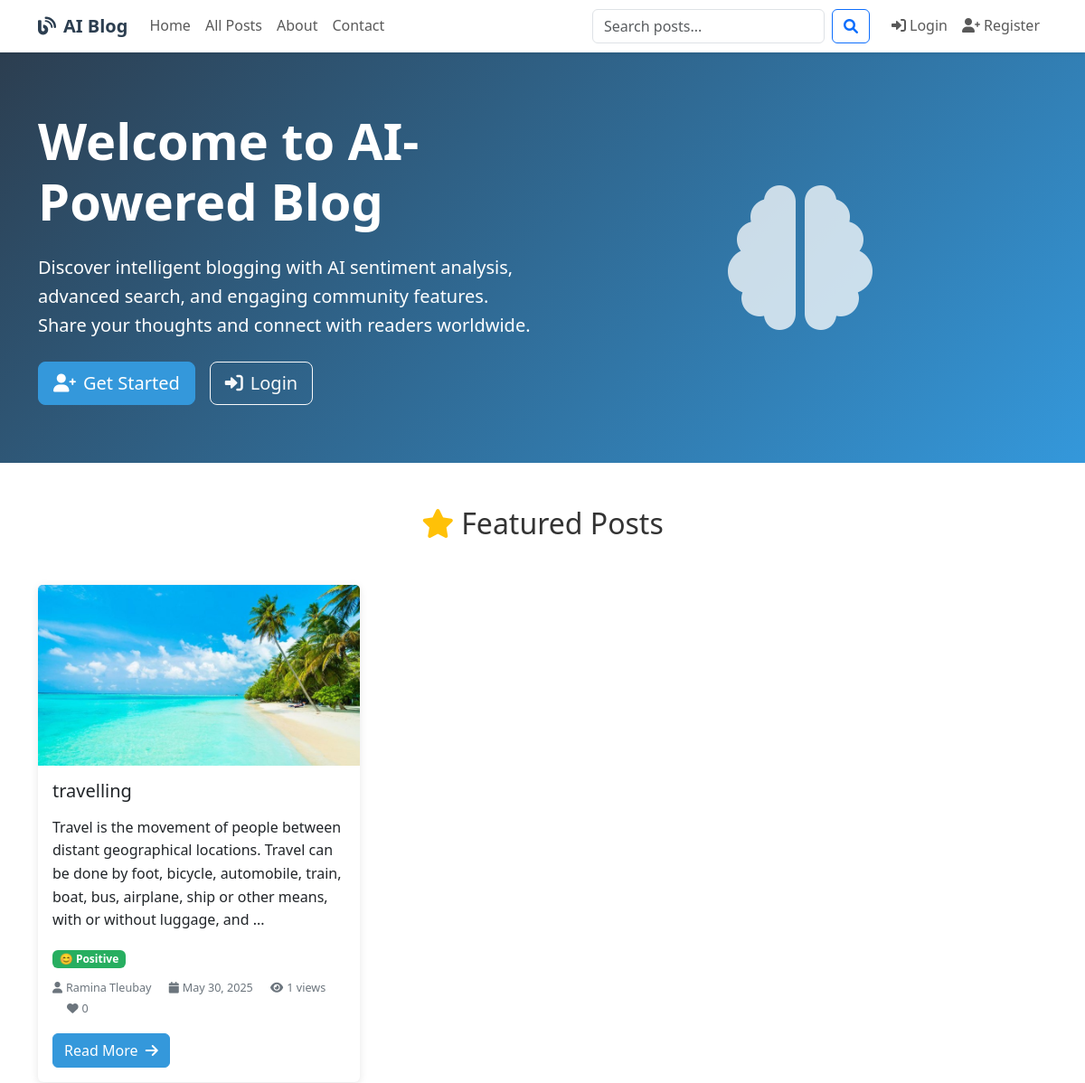
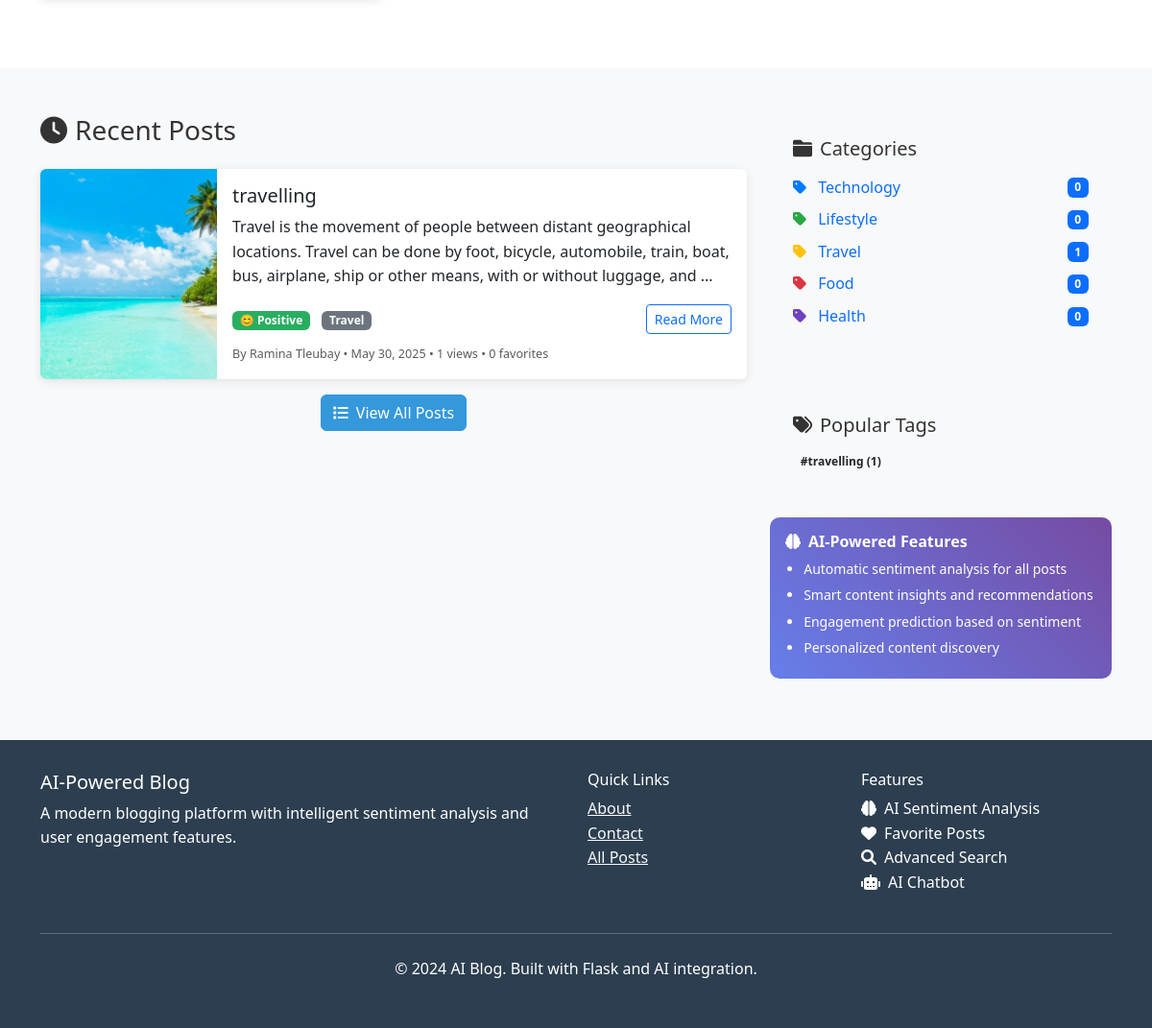
The page / on the database its author committed (2 pictures, top to bottom).
### models.py (models this page shows, shortened)
class BlogPost(db.Model):
    id = db.Column(db.Integer, primary_key=True)
    title = db.Column(db.String(200), nullable=False)
    content = db.Column(db.Text, nullable=False)
    summary = db.Column(db.String(500))
    featured_image = db.Column(db.String(200))
    created_at = db.Column(db.DateTime, default=datetime.utcnow)
    updated_at = db.Column(db.DateTime, default=datetime.utcnow, onupdate=datetime.utcnow)
    published = db.Column(db.Boolean, default=True)
    views = db.Column(db.Integer, default=0)
    sentiment_score = db.Column(db.Float)  # -1 to 1 (negative to positive)
    sentiment_label = db.Column(db.String(20))  # 'positive', 'negative', 'neutral'
    sentiment_confidence = db.Column(db.Float)  # 0 to 1
    user_id = db.Column(db.Integer, db.ForeignKey('user.id'), nullable=False)
    category_id = db.Column(db.Integer, db.ForeignKey('category.id'))
    comments = db.relationship('Comment', backref='post', lazy='dynamic', cascade='all, delete-orphan')
    favorites = db.relationship('Favorite', backref='post', lazy='dynamic', cascade='all, delete-orphan')
    tags = db.relationship('Tag', secondary='post_tags', back_populates='posts')
    def get_sentiment_emoji(self):
        if self.sentiment_label == 'positive':
            return '😊'
        elif self.sentiment_label == 'negative':
            return '😔'
        else:
            return '😐'
    def get_favorite_count(self):
        try:
            return self.favorites.count()
        except Exception as e:
            print(f"Error getting favorite count: {e}")
            return 0

class User(UserMixin, db.Model):
    id = db.Column(db.Integer, primary_key=True)
    username = db.Column(db.String(80), unique=True, nullable=False)
    email = db.Column(db.String(120), unique=True, nullable=False)
    password_hash = db.Column(db.String(120), nullable=False)
    first_name = db.Column(db.String(50), nullable=False)
    last_name = db.Column(db.String(50), nullable=False)
    bio = db.Column(db.Text)
    profile_image = db.Column(db.String(200), default='default.jpg')
    created_at = db.Column(db.DateTime, default=datetime.utcnow)
    is_active = db.Column(db.Boolean, default=True)
    posts = db.relationship('BlogPost', backref='author', lazy='dynamic', cascade='all, delete-orphan')
    comments = db.relationship('Comment', backref='author', lazy='dynamic', cascade='all, delete-orphan')
    favorites = db.relationship('Favorite', backref='user', lazy='dynamic', cascade='all, delete-orphan')
    def get_full_name(self):
        return f"{self.first_name} {self.last_name}"

class Category(db.Model):
    id = db.Column(db.Integer, primary_key=True)
    name = db.Column(db.String(50), unique=True, nullable=False)
    description = db.Column(db.Text)
    color = db.Column(db.String(7), default='#007bff')  # Hex color
    posts = db.relationship('BlogPost', backref='category', lazy='dynamic')

class Tag(db.Model):
    id = db.Column(db.Integer, primary_key=True)
    name = db.Column(db.String(30), unique=True, nullable=False)
    posts = db.relationship('BlogPost', secondary='post_tags', back_populates='tags')

### blueprints/main.py (the view, shortened to what this page needs)
@main_bp.route('/')
def index():
    try:
        featured_posts = []
        try:
            featured_posts = BlogPost.query.filter_by(published=True)\
                                          .order_by(desc(BlogPost.views))\
                                          .limit(6).all()
        except Exception as e:
            print(f"Error getting featured posts: {e}")
            try:
                featured_posts = BlogPost.query.filter_by(published=True)\
                                              .order_by(desc(BlogPost.created_at))\
                                              .limit(6).all()
            except:
                featured_posts = []
        recent_posts = []
        try:
            recent_posts = BlogPost.query.filter_by(published=True)\
                                         .order_by(desc(BlogPost.created_at))\
                                         .limit(4).all()
        except Exception as e:
            print(f"Error getting recent posts: {e}")
            recent_posts = []
        categories = []
        try:
            all_categories = Category.query.all()
            for category in all_categories:
                try:
                    post_count = BlogPost.query.filter_by(category_id=category.id, published=True).count()
                    categories.append((category, post_count))
                except:
                    categories.append((category, 0))
        except Exception as e:
            print(f"Error getting categories: {e}")
            categories = []
        popular_tags = []
        try:
            all_tags = Tag.query.all()
            tag_counts = []
            for tag in all_tags:
                try:
                    post_count = 0
                    for post in tag.posts:
                        if post.published:
                            post_count += 1
                    if post_count > 0:
                        tag_counts.append((tag, post_count))
                except:
                    pass
            tag_counts.sort(key=lambda x: x[1], reverse=True)
            popular_tags = tag_counts[:10]
        except Exception as e:
            print(f"Error getting popular tags: {e}")
            popular_tags = []
        user_stats = None
        return render_template('main/index.html',
                             featured_posts=featured_posts,
                             recent_posts=recent_posts,
                             categories=categories,
                             popular_tags=popular_tags,
                             user_stats=user_stats)
    except Exception as e:
        print(f"Index error: {e}")
        return render_template('main/index.html',
                             featured_posts=[],
                             recent_posts=[],
                             categories=[],
                             popular_tags=[],
                             user_stats=None)

### templates/main/index.html (shortened to what this page needs)
{% extends "base.html" %}
{% block content %}
<section class="hero-section">
    <div class="container">
        <div class="row align-items-center">
            <div class="col-lg-6">
                <h1 class="display-4 fw-bold mb-4">Welcome to AI-Powered Blog</h1>
                <p class="lead mb-4">
                    Discover intelligent blogging with AI sentiment analysis, advanced search,
                    and engaging community features. Share your thoughts and connect with readers worldwide.
                </p>
                <div class="d-flex gap-3">
                    {% if not current_user.is_authenticated %}
                    <a href="{{ url_for('auth.register') }}" class="btn btn-primary btn-lg">
                        <i class="fas fa-user-plus me-2"></i>Get Started
                    </a>
                    <a href="{{ url_for('auth.login') }}" class="btn btn-outline-light btn-lg">
                        <i class="fas fa-sign-in-alt me-2"></i>Login
                    </a>
                    {% endif %}
                </div>
            </div>
            <div class="col-lg-6">
                <div class="text-center">
                    <i class="fas fa-brain fa-10x opacity-75"></i>
                </div>
            </div>
        </div>
    </div>
</section>
<section class="py-5">
    <div class="container">
        <div class="row">
            <div class="col-12">
                <h2 class="text-center mb-5">
                    <i class="fas fa-star text-warning me-2"></i>Featured Posts
                </h2>
            </div>
        </div>
        {% if featured_posts %}
        <div class="row">
            {% for post in featured_posts %}
            <div class="col-lg-4 col-md-6 mb-4">
                <div class="card h-100">
                    {% if post.featured_image %}
                    <img src="{{ url_for('static', filename='uploads/posts/' + post.featured_image) }}"
                         class="card-img-top" alt="{{ post.title }}" style="height: 200px; object-fit: cover;">
                    {% endif %}
                    <div class="card-body d-flex flex-column">
                        <div class="d-flex justify-content-between align-items-start mb-2">
                            <h5 class="card-title">{{ post.title }}</h5>
                        </div>
                        <p class="card-text">{{ post.summary or post.content[:150] + '...' }}</p>
                        {% if post.sentiment_label %}
                        <div class="mb-2">
                            <span class="badge sentiment-{{ post.sentiment_label }}">
                                {{ post.get_sentiment_emoji() }} {{ post.sentiment_label.title() }}
                            </span>
                        </div>
                        {% endif %}
                        <div class="post-meta mb-3">
                            <small>
                                <i class="fas fa-user me-1"></i>{{ post.author.get_full_name() }}
                                <i class="fas fa-calendar ms-3 me-1"></i>{{ post.created_at.strftime('%B %d, %Y') }}
                                <i class="fas fa-eye ms-3 me-1"></i>{{ post.views or 0 }} views
                                <i class="fas fa-heart ms-3 me-1"></i><span id="favorite-count-{{ post.id }}">{{ post.get_favorite_count() }}</span>
                            </small>
                        </div>
                        <div class="mt-auto">
                            <a href="{{ url_for('blog.view_post', id=post.id) }}" class="btn btn-primary">
                                Read More <i class="fas fa-arrow-right ms-1"></i>
                            </a>
                        </div>
                    </div>
                </div>
            </div>
            {% endfor %}
        </div>
        {% endif %}
    </div>
</section>
<section class="py-5 bg-light">
    <div class="container">
        <div class="row">
            <div class="col-lg-8">
                <h3 class="mb-4">
                    <i class="fas fa-clock me-2"></i>Recent Posts
                </h3>
                {% if recent_posts %}
                {% for post in recent_posts %}
                <div class="card mb-3">
                    <div class="row g-0">
                        {% if post.featured_image %}
                        <div class="col-md-3">
                            <img src="{{ url_for('static', filename='uploads/posts/' + post.featured_image) }}"
                                 class="img-fluid rounded-start h-100" alt="{{ post.title }}"
                                 style="object-fit: cover;">
                        </div>
                        <div class="col-md-9">
                        {% else %}
                        <div class="col-md-12">
                        {% endif %}
                            <div class="card-body">
                                <div class="d-flex justify-content-between align-items-start">
                                    <h5 class="card-title">{{ post.title }}</h5>
                                </div>
                                <p class="card-text">{{ post.summary or post.content[:200] + '...' }}</p>
                                <div class="d-flex justify-content-between align-items-center">
                                    <div>
                                        {% if post.sentiment_label %}
                                        <span class="badge sentiment-{{ post.sentiment_label }} me-2">
                                            {{ post.get_sentiment_emoji() }} {{ post.sentiment_label.title() }}
                                        </span>
                                        {% endif %}
                                        {% if post.category %}
                                        <span class="badge bg-secondary">{{ post.category.name }}</span>
                                        {% endif %}
                                    </div>
                                    <a href="{{ url_for('blog.view_post', id=post.id) }}" class="btn btn-sm btn-outline-primary">
                                        Read More
                                    </a>
                                </div>
                                <div class="post-meta mt-2">
                                    <small class="text-muted">
                                        By {{ post.author.get_full_name() }} • {{ post.created_at.strftime('%B %d, %Y') }} •
                                        {{ post.views or 0 }} views • <span id="favorite-count-{{ post.id }}">{{ post.get_favorite_count() }}</span> favorites
                                    </small>
                                </div>
                            </div>
                        </div>
                    </div>
                </div>
                {% endfor %}
                <div class="text-center">
                    <a href="{{ url_for('blog.all_posts') }}" class="btn btn-primary">
                        <i class="fas fa-list me-2"></i>View All Posts
                    </a>
                </div>
                {% endif %}
            </div>
            <div class="col-lg-4">
                <div class="sidebar mb-4">
                    <h5 class="mb-3">
                        <i class="fas fa-folder me-2"></i>Categories
                    </h5>
                    {% if categories %}
                    <ul class="list-unstyled">
                        {% for category, post_count in categories %}
                        <li class="mb-2">
                            <a href="{{ url_for('main.category_posts', category_id=category.id) }}"
                               class="text-decoration-none d-flex justify-content-between align-items-center">
                                <span>
                                    <i class="fas fa-tag me-2" style="color: {{ category.color }}"></i>
                                    {{ category.name }}
                                </span>
                                <span class="badge bg-primary">{{ post_count }}</span>
                            </a>
                        </li>
                        {% endfor %}
                    </ul>
                    {% else %}
                    <p class="text-muted">No categories yet.</p>
                    {% endif %}
                </div>
                <div class="sidebar mb-4">
                    <h5 class="mb-3">
                        <i class="fas fa-tags me-2"></i>Popular Tags
                    </h5>
                    {% if popular_tags %}
                    <div class="d-flex flex-wrap gap-2">
                        {% for tag, post_count in popular_tags %}
                        <a href="{{ url_for('main.tag_posts', tag_id=tag.id) }}"
                           class="badge bg-light text-dark text-decoration-none">
                            {{ tag.name }} ({{ post_count }})
                        </a>
                        {% endfor %}
                    </div>
                    {% else %}
                    <p class="text-muted">No tags yet.</p>
                    {% endif %}
                </div>
                <div class="ai-insights">
                    <h6><i class="fas fa-brain me-2"></i>AI-Powered Features</h6>
                    <ul class="small">
                        <li>Automatic sentiment analysis for all posts</li>
                        <li>Smart content insights and recommendations</li>
                        <li>Engagement prediction based on sentiment</li>
                        <li>Personalized content discovery</li>
                    </ul>
                </div>
            </div>
        </div>
    </div>
</section>
{% endblock %}

### rows shown on the page
BlogPost: featured_image (picture), title "travelling", summary "Travel is the movement of people between distant geographical locations. Travel can be done by foot, bicycle, automobile, train, boat, bus, airplane, ship or other means, with or without luggage, and ...", get_sentiment_emoji "😊", sentiment_label "Positive", author.get_full_name "Ramina Tleubay", created_at "May 30, 2025", views "1", get_favorite_count "0", category.name "Travel"
Category: name "Technology", post_count "0"
Category: name "Lifestyle", post_count "0"
Category: name "Travel", post_count "1"
Category: name "Food", post_count "0"
Category: name "Health", post_count "0"
Tag: name "#travelling", id "1"
